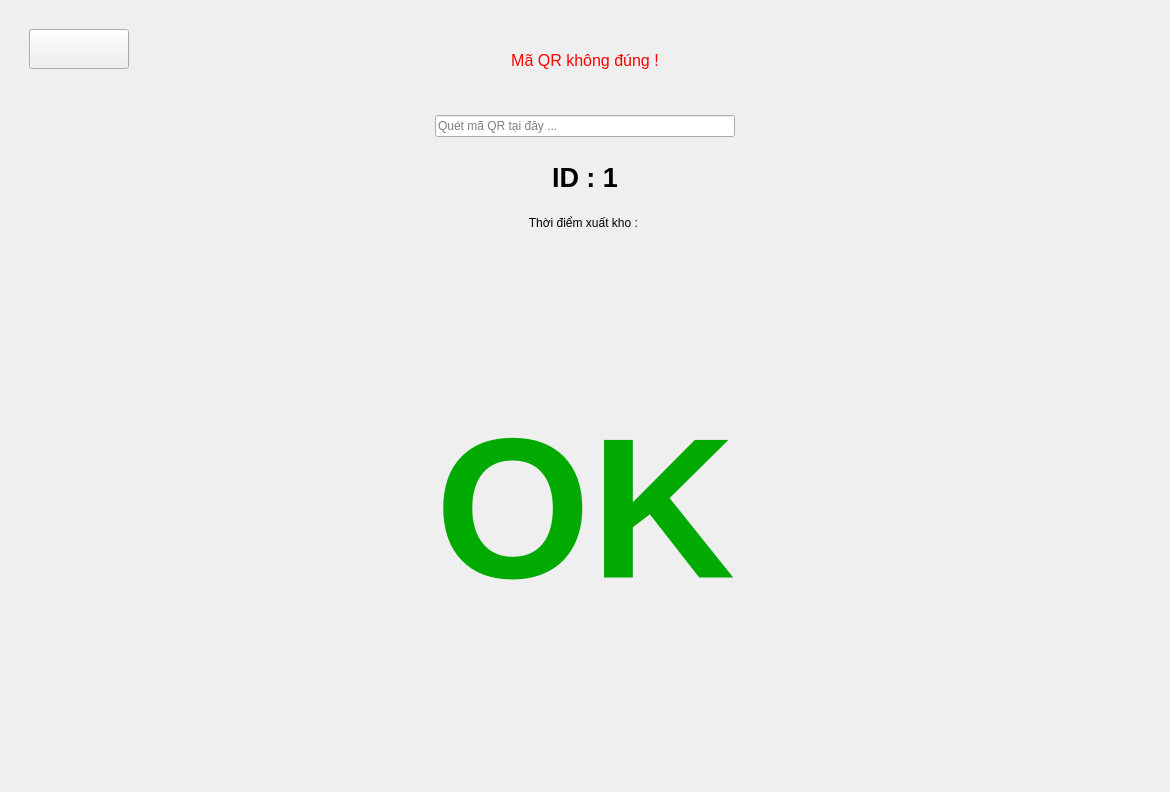
      <widget class="QWidget" name="tab_7">
       <attribute name="title">
        <string>QR xuất kho</string>
       </attribute>
       <layout class="QHBoxLayout" name="horizontalLayout_35">
        <item>
         <widget class="QWidget" name="widget_55" native="true">
          <property name="sizePolicy">
           <sizepolicy hsizetype="Fixed" vsizetype="Preferred">
            <horstretch>0</horstretch>
            <verstretch>0</verstretch>
           </sizepolicy>
          </property>
          <property name="minimumSize">
           <size>
            <width>400</width>
            <height>0</height>
           </size>
          </property>
          <layout class="QVBoxLayout" name="verticalLayout_22">
           <item>
            <widget class="QWidget" name="widget_56" native="true">
             <layout class="QHBoxLayout" name="horizontalLayout_32">
              <item>
               <widget class="QPushButton" name="bt601">
                <property name="minimumSize">
                 <size>
                  <width>100</width>
                  <height>40</height>
                 </size>
                </property>
                <property name="toolTip">
                 <string>Quay lại</string>
                </property>
                <property name="text">
                 <string/>
                </property>
                <property name="icon">
                 <iconset resource="resources.qrc">
                  <normaloff>:/icons/icons/arrow-left.svg</normaloff>:/icons/icons/arrow-left.svg</iconset>
                </property>
                <property name="iconSize">
                 <size>
                  <width>30</width>
                  <height>30</height>
                 </size>
                </property>
               </widget>
              </item>
              <item>
               <spacer name="horizontalSpacer_2">
                <property name="orientation">
                 <enum>Qt::Horizontal</enum>
                </property>
                <property name="sizeHint" stdset="0">
                 <size>
                  <width>255</width>
                  <height>20</height>
                 </size>
                </property>
               </spacer>
              </item>
             </layout>
            </widget>
           </item>
           <item>
            <spacer name="verticalSpacer_2">
             <property name="orientation">
              <enum>Qt::Vertical</enum>
             </property>
             <property name="sizeHint" stdset="0">
              <size>
               <width>20</width>
               <height>694</height>
              </size>
             </property>
            </spacer>
           </item>
          </layout>
         </widget>
        </item>
        <item>
         <widget class="QWidget" name="widget_57" native="true">
          <layout class="QVBoxLayout" name="verticalLayout_23">
           <item>
            <widget class="QWidget" name="widget_58" native="true">
             <property name="sizePolicy">
              <sizepolicy hsizetype="Preferred" vsizetype="Fixed">
               <horstretch>0</horstretch>
               <verstretch>0</verstretch>
              </sizepolicy>
             </property>
             <property name="minimumSize">
              <size>
               <width>0</width>
               <height>80</height>
              </size>
             </property>
             <layout class="QVBoxLayout" name="verticalLayout_24">
              <item>
               <widget class="QLabel" name="lb602">
                <property name="font">
                 <font>
                  <pointsize>12</pointsize>
                 </font>
                </property>
                <property name="styleSheet">
                 <string notr="true">color: rgb(255, 0, 0);</string>
                </property>
                <property name="text">
                 <string>Mã QR không đúng !</string>
                </property>
                <property name="alignment">
                 <set>Qt::AlignCenter</set>
                </property>
               </widget>
              </item>
             </layout>
            </widget>
           </item>
           <item>
            <widget class="QWidget" name="widget_59" native="true">
             <property name="sizePolicy">
              <sizepolicy hsizetype="Preferred" vsizetype="Fixed">
               <horstretch>0</horstretch>
               <verstretch>0</verstretch>
              </sizepolicy>
             </property>
             <layout class="QHBoxLayout" name="horizontalLayout_33">
              <item>
               <widget class="QLineEdit" name="tb601">
                <property name="sizePolicy">
                 <sizepolicy hsizetype="Preferred" vsizetype="Fixed">
                  <horstretch>0</horstretch>
                  <verstretch>0</verstretch>
                 </sizepolicy>
                </property>
                <property name="minimumSize">
                 <size>
                  <width>300</width>
                  <height>0</height>
                 </size>
                </property>
                <property name="maximumSize">
                 <size>
                  <width>500</width>
                  <height>16777215</height>
                 </size>
                </property>
                <property name="text">
                 <string/>
                </property>
                <property name="placeholderText">
                 <string>Quét mã QR tại đây ...</string>
                </property>
               </widget>
              </item>
             </layout>
            </widget>
           </item>
           <item>
            <widget class="QLabel" name="lb603">
             <property name="sizePolicy">
              <sizepolicy hsizetype="Preferred" vsizetype="Fixed">
               <horstretch>0</horstretch>
               <verstretch>0</verstretch>
              </sizepolicy>
             </property>
             <property name="minimumSize">
              <size>
               <width>0</width>
               <height>50</height>
              </size>
             </property>
             <property name="font">
              <font>
               <pointsize>20</pointsize>
               <weight>75</weight>
               <bold>true</bold>
              </font>
             </property>
             <property name="text">
              <string>ID : 1</string>
             </property>
             <property name="alignment">
              <set>Qt::AlignCenter</set>
             </property>
            </widget>
           </item>
           <item>
            <widget class="QLabel" name="lb604">
             <property name="sizePolicy">
              <sizepolicy hsizetype="Preferred" vsizetype="Fixed">
               <horstretch>0</horstretch>
               <verstretch>0</verstretch>
              </sizepolicy>
             </property>
             <property name="minimumSize">
              <size>
               <width>0</width>
               <height>30</height>
              </size>
             </property>
             <property name="text">
              <string>Thời điểm xuất kho : </string>
             </property>
             <property name="alignment">
              <set>Qt::AlignCenter</set>
             </property>
            </widget>
           </item>
           <item>
            <widget class="QWidget" name="widget_60" native="true">
             <property name="sizePolicy">
              <sizepolicy hsizetype="Preferred" vsizetype="Preferred">
               <horstretch>0</horstretch>
               <verstretch>0</verstretch>
              </sizepolicy>
             </property>
             <property name="minimumSize">
              <size>
               <width>0</width>
               <height>80</height>
              </size>
             </property>
             <layout class="QHBoxLayout" name="horizontalLayout_34">
              <item>
               <widget class="QLabel" name="lb601">
                <property name="font">
                 <font>
                  <pointsize>150</pointsize>
                  <weight>75</weight>
                  <bold>true</bold>
                 </font>
                </property>
                <property name="styleSheet">
                 <string notr="true">color: rgb(0, 170, 0);</string>
                </property>
                <property name="text">
                 <string>OK</string>
                </property>
                <property name="alignment">
                 <set>Qt::AlignCenter</set>
                </property>
               </widget>
              </item>
             </layout>
            </widget>
           </item>
          </layout>
         </widget>
        </item>
        <item>
         <widget class="QWidget" name="widget_52" native="true">
          <property name="sizePolicy">
           <sizepolicy hsizetype="Fixed" vsizetype="Preferred">
            <horstretch>0</horstretch>
            <verstretch>0</verstretch>
           </sizepolicy>
          </property>
          <property name="minimumSize">
           <size>
            <width>400</width>
            <height>0</height>
           </size>
          </property>
         </widget>
        </item>
       </layout>
      </widget>
